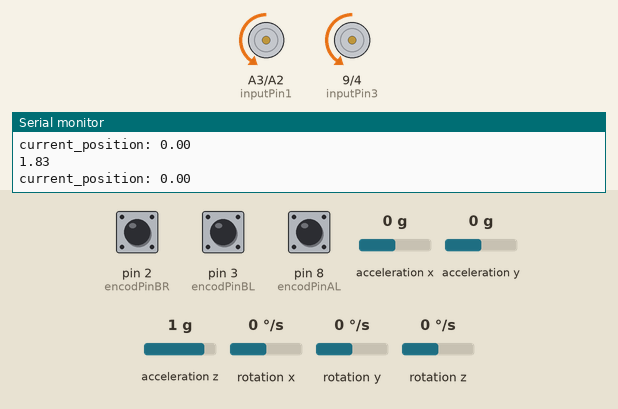
Recording of a sketch running on a simulated Arduino Uno, built with avr-gcc and run on an emulated ATmega328P. Shown: motor-driver pin pairs drawn as motors (green arrow = first pin HIGH = forward, orange = second pin HIGH = backward, longer = more drive, scaled by the enable pin), the last lines printed to the serial monitor. Wiring (inferred from the names in the program): MPU-6050 motion sensor at I2C address 0x68. The test bench sets the inputs (shaded band); at power-on: acceleration x 0 g, rotation y 0 °/s, acceleration z 1 g, pin 3 (encodPinBL) HIGH, pin 2 (encodPinBR) HIGH, pin 8 (encodPinAL) HIGH, acceleration y 0 g, rotation x 0 °/s, rotation z 0 °/s.

Above: at 1.2 s.
1.3 s: acceleration x set to 0.8 g
At 4.1 s:
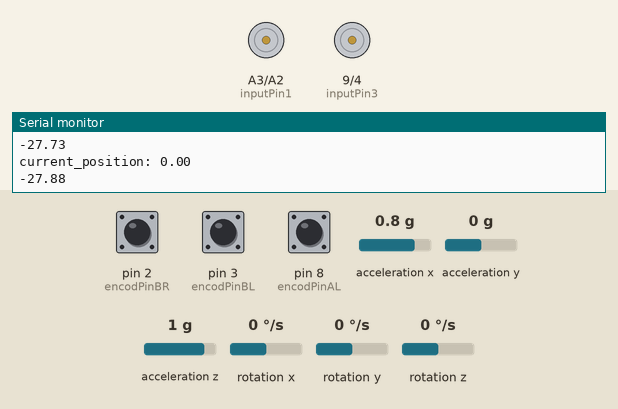
4.3 s: rotation y set to 5 °/s
7.3 s: rotation y set to 7 °/s
At 9.0 s:
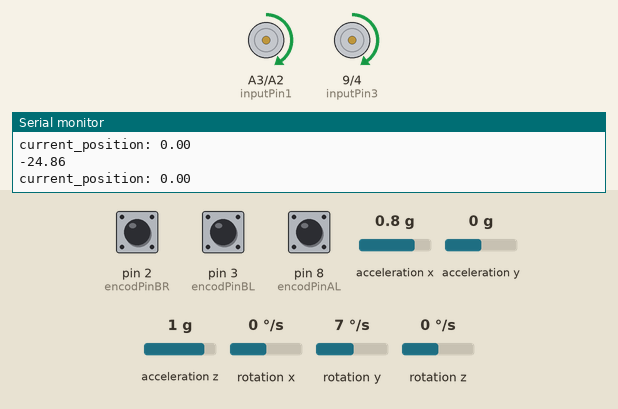
10.3 s: rotation y set to 24 °/s
13.3 s: acceleration z set to -0.8 g
At 14.75 s:
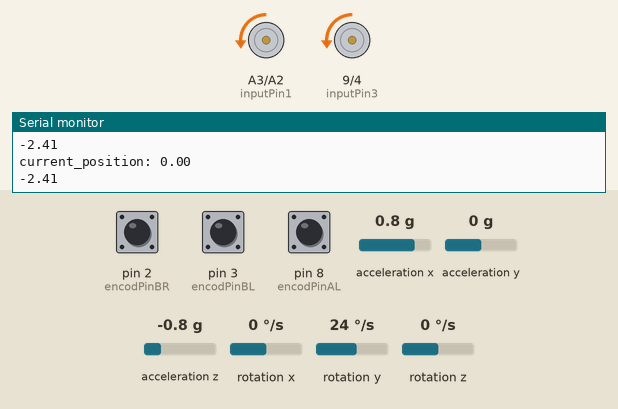
16.3 s: pin 3 (encodPinBL) pulled LOW for 1 s
Timing chart, 0 to 21.3 s (numbered marks = the images above; inputs shaded):
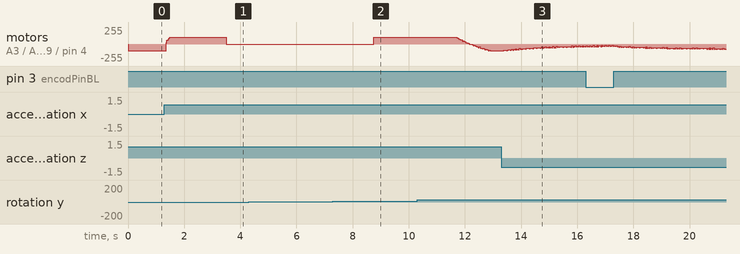

Measured:
- the behaviour switches between 6 and 7 °/s on rotation y (found by bisection; images 1 and 2)
- after the input at 1.3 s, motor on A3 (inputPin1) / A2 (inputPin2), motor on pin 9 (inputPin3) / pin 4 (inputPin4): backward 100/255 → forward 100/255 after 0.06 s, → stopped 2.1 s later
- after the input at 7.3 s, motor on A3 (inputPin1) / A2 (inputPin2), motor on pin 9 (inputPin3) / pin 4 (inputPin4): stopped → forward 100/255 after 1.5 s

The sketch:

pid_ff_graph_kind_of_working.ino
```cpp
#include "constants.h"


void setup() {
  initializeMotors();
  setupEncoder();

  Serial.begin(9600); // For debugging
  bluetooth.begin(9600);     // For HC-05 (default baud rate is 9600)
  Serial.println("Staring Serial Print");
  Wire.begin();                      // Initialize comunication
  Wire.beginTransmission(MPU);       // Start communication with MPU6050 // MPU=0x68
  Wire.write(0x6B);                  // Talk to the register 6B
  Wire.write(0x00);                  // Make reset - place a 0 into the 6B register
  Wire.endTransmission(true);        //end the transmissio
  Serial.begin(9600);
  // put your setup code here, to run once:
  //------Encoder HW Interrupt setup-----//
  pinMode(8, INPUT_PULLUP);
  digitalWrite(8, HIGH);
  // attachInterrupt(digitalPinToInterrupt(2), mot_rencoder, RISING);

  pinMode(3, INPUT_PULLUP);
  digitalWrite(3, HIGH);
  attachInterrupt(digitalPinToInterrupt(3), mot_rencoder_left, RISING);
  // ---------------------------------------------- ///

  //------Encoder HW Interrupt setup-----//
  pinMode(7, INPUT_PULLUP);  //10
  digitalWrite(7, HIGH);
  // attachInterrupt(digitalPinToInterrupt(2), mot_rencoder, RISING);

  pinMode(2, INPUT_PULLUP);  //11
  digitalWrite(2, HIGH);
  attachInterrupt(digitalPinToInterrupt(2), mot_rencoder_right, RISING);
}

void loop() {
  read_imu();
  //   float pidOutput = computePID(pitch); // Compute PID output
  float pidOutput = controller_simple_why_complicate_life();
  //bluetooth_send(pitch);


  controlMotors(pidOutput); // Control motors based on PID output

  // Debugging
  // Serial.print("tilt Angle: ");
  // Serial.print(tilt_angle);
  // Serial.print(" | roll Angle: ");
  // Serial.print(roll);
  // Serial.print(" | yaw Angle: ");
  // Serial.print(yaw);
  //Serial.print(" | pitch Angle: ");
  Serial.println(pitch);
  //Serial.print(" | tilt error, PID Output: ");
  //Serial.print( wheel_pulse_count_left);
  ///Serial.print(" ; ");
  //Serial.println(wheel_pulse_count_right);

  //Serial.println("Tilt Error: " + String(tilt_error_print, 2) + " pitch: " + String(pitch, 2) );
 // Serial.println(pidOutput);

  // Write data to CSV format via serial
  //write_csv();
}
```

constants.h
```cpp
#include <Wire.h>
#include <SoftwareSerial.h>

// Define SoftwareSerial pins
SoftwareSerial bluetooth(A1, A0); // RX, TX

// Motor Pins
const int inputPin2 = A2; // Motor A, control pin 2
const int inputPin1 = A3; // Motor A, control pin 1
const int inputPin3 = 9;  // Motor B, control pin 3
const int inputPin4 = 4;  // Motor B, control pin 4
int EN1 = 6;             // Enable pin for Motor A, PWM control
int EN2 = 5;             // Enable pin for Motor B, PWM control

// Define encoder pins
#define encodPinAR 7  // Right encoder, channel A
#define encodPinBR 2  // Right encoder, channel B
#define encodPinAL 8  // Left encoder, channel A
#define encodPinBL 3  // Left encoder, channel B

// Variables for wheel angle and pulse count
int wheel_pulse_count_left = 0;
int wheel_pulse_count_right = 0;
float wheel_angle_left = 0.0, wheel_angle_old_left = 0.0, wheel_dot_left = 0.0;
float wheel_angle_right = 0.0, wheel_angle_old_right = 0.0, wheel_dot_right = 0.0;
const float WHEEL_RADIUS = 21.5; // Radius of the wheel in mm
const int ENCODER_PULSES_PER_REVOLUTION = 300; // Encoder resolution

// Tanays stuff
const int MPU = 0x68; // MPU6050 I2C address
float AccX, AccY, AccZ;
float GyroX, GyroY, GyroZ;
float accAngleX, accAngleY, gyroAngleX, gyroAngleY, gyroAngleZ;
float roll, pitch, yaw;
float AccErrorX, AccErrorY, GyroErrorX, GyroErrorY, GyroErrorZ;
float elapsedTime, currentTimeT, previousTimeT;
float t,lastt,dt;
float looptime_print;
float roll_offset = 0;
float tilt_error_print = 0.0;


float kp_tilt = 40;    // Proportional gain for tilt control - 15
float ki_tilt = 0;//45   // Integral gain for tilt control - 0
float kd_tilt = 10;   // Derivative gain for tilt control - 100
// kp 45, kd = 10, kp-pos 20

float kp_pos = 0;//-10;      // Proportional gain for position control
float ki_pos = 0.0;    // Integral gain for position control
float kd_pos = 0;//-20.0;    // Derivative in for position control

float alpha = 0.95;    // Weight for complementary filter
float desired_angle = 0.0; // Desired tilt angle for balance
float tilt_offset = -4;

float desired_pos = 0.0;   // Desired position of the bot
float integral_tilt = 0.0; // Integral term for tilt control
float integral_pos = 0.0;  // Integral term for position control
float previousTiltError = 0.0; // Previous error for tilt PID
float previousPositionError = 0.0; // Previous error for position PID
unsigned long previousTime = 0; // Previous timestamp for PID calculation

float tilt_angle = 0.0;      // Current tilt angle
float current_position = 0.0; // Current position of the bot
float desired_position = 0.0; // Desired position of the bot

// Complementary Filter Variables
float filteredAngle = 0.0; // Filtered angle estimate
float gyroRateY = 0.0;     // Gyroscope rate for Y-axis
float beta = 1;            // Complementary filter weight (tunable)
```

controllers.ino
```cpp
// Function Name: getCurrentPosition()
// Input: none
// Output: Current position of the robot (average distance traveled in mm).
// Logic: Calculate average travel distance using encoder pulse counts for both wheels.
// Example Call: getCurrentPosition();
float getCurrentPosition() {
  float left_wheel_rotations = wheel_pulse_count_left / (float)ENCODER_PULSES_PER_REVOLUTION; // Left wheel rotations
  float right_wheel_rotations = wheel_pulse_count_right / (float)ENCODER_PULSES_PER_REVOLUTION; // Right wheel rotations

  float left_wheel_distance = 2 * 3.14159 * WHEEL_RADIUS * left_wheel_rotations; // Left wheel distance
  float right_wheel_distance = 2 * 3.14159 * WHEEL_RADIUS * right_wheel_rotations; // Right wheel distance

  return (left_wheel_distance + right_wheel_distance) / 2.0; // Average distance
}

// Function Name: controlMotors
// Input: pidOutput - The output of the PID controller, which determines the motor speed and direction.
// Output: None
// Logic: Sets the motor speed and direction based on the PID output. If pidOutput is positive, motors move forward; if negative, motors move backward. Stops the motors if pidOutput is zero.
// Example Call: controlMotors(pidOutput);
void controlMotors(float pidOutput) {
  int motorSpeed = constrain(abs(pidOutput), 0, 100); // Ensure speed is in valid PWM range

  if (pidOutput > 0) {
    // Tilted forward, move motors forward
    forward(motorSpeed);
  }
  else if (pidOutput < 0) {
    // Tilted backward, move motors backward
    backward(motorSpeed);
  }
  else {
    // Stop motors when stable
    stop();
  }
}

// Function Name: forward
// Input: motorSpeed - The speed at which the motors should move forward (range: 0 to 255).
// Output: None
// Logic: Moves both wheels forward at the specified speed.
// Example Call: forward(motorSpeed);
void forward(int motorSpeed) {
  analogWrite(EN1, motorSpeed);
  analogWrite(EN2, motorSpeed);
  digitalWrite(inputPin1, HIGH);
  digitalWrite(inputPin2, LOW);
  digitalWrite(inputPin3, HIGH);
  digitalWrite(inputPin4, LOW);
}

// Function Name: backward
// Input: motorSpeed - The speed at which the motors should move backward (range: 0 to 255).
// Output: None
// Logic: Moves both wheels backward at the specified speed.
// Example Call: backward(motorSpeed);
void backward(int motorSpeed) {
  analogWrite(EN1, motorSpeed);
  analogWrite(EN2, motorSpeed);
  digitalWrite(inputPin1, LOW);
  digitalWrite(inputPin2, HIGH);
  digitalWrite(inputPin3, LOW);
  digitalWrite(inputPin4, HIGH);
}

// Function Name: stop
// Input: None
// Output: None
// Logic: Stops both wheels by setting the enable pins to 0 and turning off the control pins.
// Example Call: stop();
void stop() {
  analogWrite(EN1, 0);
  analogWrite(EN2, 0);
  digitalWrite(inputPin1, LOW);
  digitalWrite(inputPin2, LOW);
  digitalWrite(inputPin3, LOW);
  digitalWrite(inputPin4, LOW);
}

// New controller
float controller_simple_why_complicate_life(){
  unsigned long currentTime = millis();
  current_position = getCurrentPosition();
  Serial.println("current_position: " + String(current_position, 2));

  float deltaTime = (currentTime - previousTime) / 1000.0; // Convert ms to seconds
  if (deltaTime <= 0) deltaTime = 0.001;

  float tilt_error = tilt_offset - pitch; // Error in tilt
  tilt_error_print = tilt_error;
  integral_tilt += tilt_error * deltaTime; // Integral term for tilt
  float derivative_tilt = (tilt_error - previousTiltError) / deltaTime; // Derivative term for tilt
  float PID_tilt_control = kp_tilt * tilt_error + ki_tilt * integral_tilt + kd_tilt * derivative_tilt; // Inner loop

  previousTiltError = tilt_error;
  previousTime = currentTime;
  float velocity_error = (desired_pos - current_position) / deltaTime;
  float pos_error = (desired_pos - current_position);
  PID_tilt_control = PID_tilt_control + velocity_error*kd_pos + pos_error*kp_pos;
  if ((pitch > 20) || (pitch < -25)){
        PID_tilt_control = 0;
        integral_tilt = 0;
  }

  return PID_tilt_control;
}
```

init_funcs.ino
```cpp
void bluetooth_send(float data){
  // Check for data from Serial Monitor


    bluetooth.print(data); // Send data to Bluetooth
    //Serial.print("Sent to Bluetooth: ");
    //Serial.println(serialData);

}
// Function Name: initializeMotors()
// Input: none
// Output: none
// Logic: Initialize motor pins as outputs and set initial motor speeds using enable pins.
// Example Call: initializeMotors();
void initializeMotors() {
  pinMode(EN1, OUTPUT);
  pinMode(EN2, OUTPUT);
  pinMode(inputPin1, OUTPUT);
  pinMode(inputPin2, OUTPUT);
  pinMode(inputPin3, OUTPUT);
  pinMode(inputPin4, OUTPUT);
  analogWrite(EN1, 90); // Set initial motor speed
  analogWrite(EN2, 90);
}
```

sensors.ino
```cpp
// Function Name: setupEncoder()
// Input: none
// Output: none
// Logic: Configure encoder pins and set up hardware interrupts for pulse counting.
// Example Call: setupEncoder();
void setupEncoder() {
    Serial.begin(9600);
  // put your setup code here, to run once:
  //------Encoder HW Interrupt setup-----//
  pinMode(8, INPUT_PULLUP);
  digitalWrite(8, HIGH);
  // attachInterrupt(digitalPinToInterrupt(2), mot_rencoder, RISING);

  pinMode(3, INPUT_PULLUP);
  digitalWrite(3, HIGH);
  attachInterrupt(digitalPinToInterrupt(3), mot_rencoder_left, RISING);
  // ---------------------------------------------- ///

  //------Encoder HW Interrupt setup-----//
  pinMode(7, INPUT_PULLUP);  //10
  digitalWrite(7, HIGH);
  // attachInterrupt(digitalPinToInterrupt(2), mot_rencoder, RISING);

  pinMode(2, INPUT_PULLUP);  //11
  digitalWrite(2, HIGH);
  attachInterrupt(digitalPinToInterrupt(2), mot_rencoder_right, RISING);
}

// Function Name: mot_rencoder_left
// Input: None
// Output: None
// Logic: Interrupt Service Routine (ISR) for the left motor encoder. Increments or decrements the wheel pulse count based on the encoder signal.
// Example Call: Triggered automatically by an interrupt.


void mot_rencoder_left() {
  // if (digitalRead(encodPinBR) == HIGH) {
  if (digitalRead(encodPinBL) > digitalRead(encodPinAL)) {
    wheel_pulse_count_left = wheel_pulse_count_left + 1;
  }
  else {
    wheel_pulse_count_left = wheel_pulse_count_left - 1;
  }
}

void mot_rencoder_right() {
  // if (digitalRead(encodPinBR) == HIGH) {
  if (digitalRead(encodPinBR) > digitalRead(encodPinAR)) {
    wheel_pulse_count_right = wheel_pulse_count_right - 1;
  }
  else {
    wheel_pulse_count_right = wheel_pulse_count_right + 1;
  }
}


// Tanays IMU Read Function
void read_imu(){
  // === Read acceleromter data === //
  Wire.beginTransmission(MPU);
  Wire.write(0x3B); // Start with register 0x3B (ACCEL_XOUT_H)
  Wire.endTransmission(false);
  Wire.requestFrom(MPU, 6, true); // Read 6 registers total, each axis value is stored in 2 registers
  //For a range of +-2g, we need to divide the raw values by 16384, according to the datasheet
  AccX = (Wire.read() << 8 | Wire.read()) / 16384.0; // X-axis value
  AccY = (Wire.read() << 8 | Wire.read()) / 16384.0; // Y-axis value
  AccZ = (Wire.read() << 8 | Wire.read()) / 16384.0; // Z-axis value

  // Calculating Roll and Pitch from the accelerometer data
  accAngleX = (atan(AccY / sqrt(pow(AccX, 2) + pow(AccZ, 2))) * 180 / PI) + 1.68; // AccErrorX ~(1.98) See the calculate_IMU_error()custom function for more details
  accAngleY = (atan(-1 * AccX / sqrt(pow(AccY, 2) + pow(AccZ, 2))) * 180 / PI) + 1.35; // AccErrorY ~(-0.21)

  // === Read gyroscope data === //
  previousTimeT = currentTimeT;        // Previous time is stored before the actual time read
  currentTimeT = millis();            // Current time actual time read
  elapsedTime = (currentTimeT - previousTimeT) / 1000; // Divide by 1000 to get seconds
  Wire.beginTransmission(MPU);
  Wire.write(0x43); // Gyro data first register address 0x43
  Wire.endTransmission(false);
  Wire.requestFrom(MPU, 6, true); // Read 4 registers total, each axis value is stored in 2 registers
  GyroX = (Wire.read() << 8 | Wire.read()) / 131.0; // For a 250deg/s range we have to divide first the raw value by 131.0, according to the datasheet
  GyroY = (Wire.read() << 8 | Wire.read()) / 131.0;
  GyroZ = (Wire.read() << 8 | Wire.read()) / 131.0;

  // Correct the outputs with the calculated error values
  GyroX = GyroX + 3.52; // GyroErrorX ~(-1.72)
  GyroY = GyroY + 1.46; // GyroErrorY ~(-0.73)
  GyroZ = GyroZ + 0.08; // GyroErrorZ ~ (-0.03)

  // Currently the raw values are in degrees per seconds, deg/s, so we need to multiply by sendonds (s) to get the angle in degrees
  gyroAngleX = gyroAngleX + GyroX * elapsedTime; // deg/s * s = deg
  gyroAngleY = gyroAngleY + GyroY * elapsedTime;
  yaw =  yaw + GyroZ * elapsedTime;

  // Complementary filter - combine acceleromter and gyro angle values
  roll = (0.98 * gyroAngleX) + (0.02 * accAngleX);
  pitch = (0.98 * gyroAngleY) + (0.02 * accAngleY);

  gyroAngleX = roll;     //corrects the gyroAngleX and y else senser reading gyroAnglex and y starts to drift
  gyroAngleY = pitch;

  roll -= roll_offset;

  // Print the values on the serial monitor
  // Serial.print(roll); Serial.print(" ");
  //Serial.print("/");
  // Serial.print(pitch);
  //Serial.print("/");
  //Serial.println(yaw);
}
```
